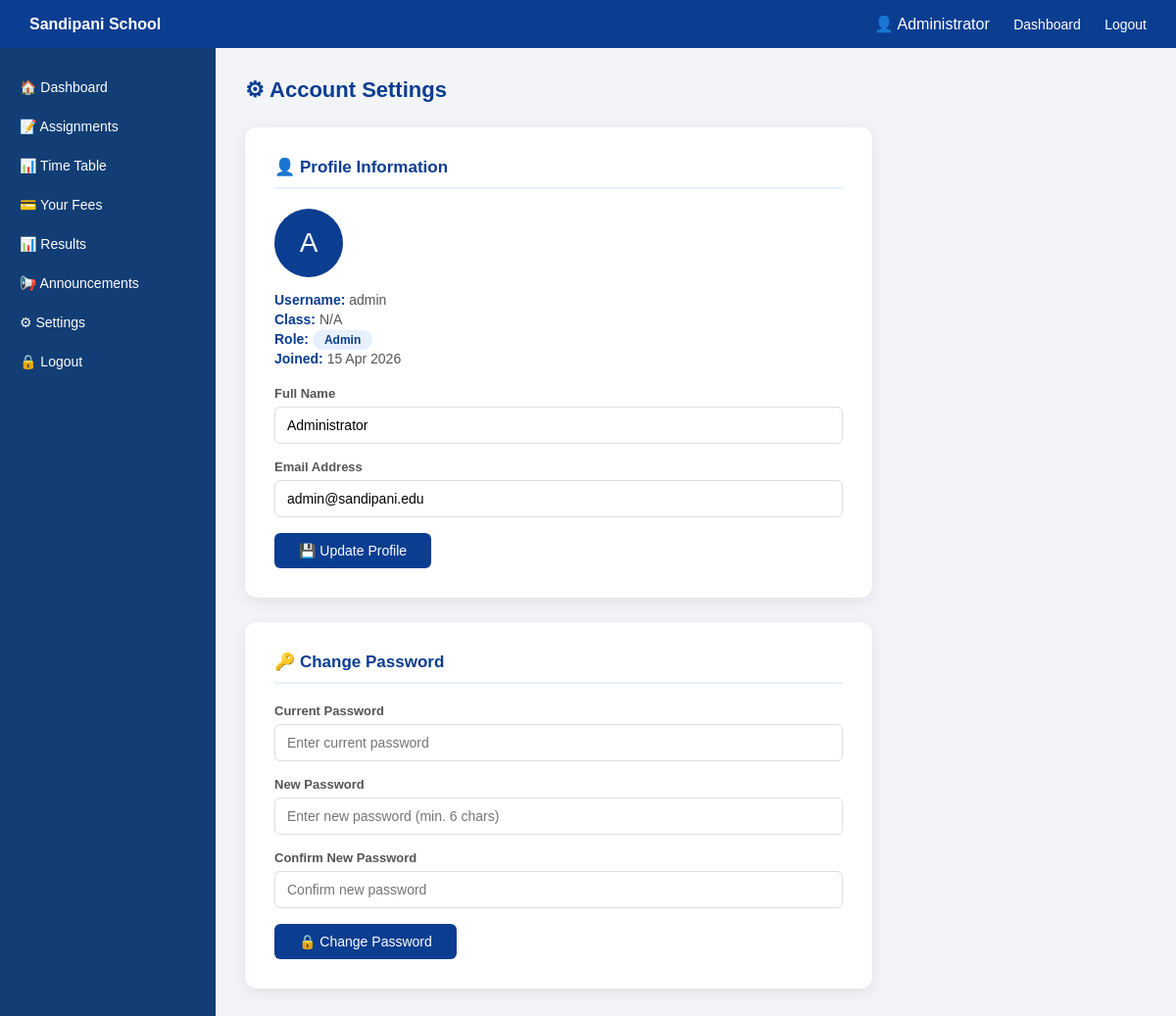
The page /settings.php (signed in) on the database its author committed.
### tables this page shows
CREATE TABLE IF NOT EXISTS users (
    id          INT AUTO_INCREMENT PRIMARY KEY,
    username    VARCHAR(50) NOT NULL UNIQUE,
    password    VARCHAR(255) NOT NULL,
    full_name   VARCHAR(100),
    email       VARCHAR(100),
    role        ENUM('student','admin','teacher') DEFAULT 'student',
    class       VARCHAR(20),
    created_at  TIMESTAMP DEFAULT CURRENT_TIMESTAMP
);

### settings.php (the view, shortened to what this page needs)
<?php
include "db.php";
$user_id   = $_SESSION['user_id'];
$full_name = $_SESSION['full_name'] ?? $_SESSION['user'];
$user = $conn->query("SELECT * FROM users WHERE id=$user_id")->fetch_assoc();
?>
<!DOCTYPE html>
<html lang="en">
<head>
</head>
<body>
<div class="topbar">
    <div><strong>Sandipani School</strong></div>
    <div class="top-links">
        <span>👤 <?php echo htmlspecialchars($full_name); ?></span>
        <a href="dashboard.php">Dashboard</a>
        <a href="logout.php">Logout</a>
    </div>
</div>
<div class="container">
    <div class="sidebar">
        <a href="dashboard.php">🏠 Dashboard</a>
        <a href="assignments.php">📝 Assignments</a>
        <a href="timetable.php">📊 Time Table</a>
        <a href="fees1.php">💳 Your Fees</a>
        <a href="result.php">📊 Results</a>
        <a href="announcement.php">📢 Announcements</a>
        <a href="settings.php">⚙ Settings</a>
        <a href="logout.php">🔒 Logout</a>
    </div>
    <div class="main">
        <div class="page-title">⚙ Account Settings</div>
        <div class="profile-card">
            <h3>👤 Profile Information</h3>
            <div class="user-info" style="margin-bottom:20px;">
                <div class="avatar"><?php echo strtoupper(substr($user['full_name'],0,1)); ?></div>
                <p><strong>Username:</strong> <?php echo htmlspecialchars($user['username']); ?></p>
                <p><strong>Class:</strong> <?php echo htmlspecialchars($user['class'] ?? 'N/A'); ?></p>
                <p><strong>Role:</strong> <span class="badge-role"><?php echo ucfirst($user['role']); ?></span></p>
                <p><strong>Joined:</strong> <?php echo date('d M Y', strtotime($user['created_at'])); ?></p>
            </div>
            <form method="POST">
                <div class="form-group">
                    <label>Full Name</label>
                    <input type="text" name="full_name" value="<?php echo htmlspecialchars($user['full_name']); ?>" required>
                </div>
                <div class="form-group">
                    <label>Email Address</label>
                    <input type="email" name="email" value="<?php echo htmlspecialchars($user['email'] ?? ''); ?>" placeholder="Enter your email">
                </div>
                <button type="submit" name="update_profile" class="btn-save">💾 Update Profile</button>
            </form>
        </div>
        <div class="profile-card">
            <h3>🔑 Change Password</h3>
            <form method="POST">
                <div class="form-group">
                    <label>Current Password</label>
                    <input type="password" name="current_password" placeholder="Enter current password" required>
                </div>
                <div class="form-group">
                    <label>New Password</label>
                    <input type="password" name="new_password" placeholder="Enter new password (min. 6 chars)" required>
                </div>
                <div class="form-group">
                    <label>Confirm New Password</label>
                    <input type="password" name="confirm_password" placeholder="Confirm new password" required>
                </div>
                <button type="submit" name="change_password" class="btn-save">🔒 Change Password</button>
            </form>
        </div>
    </div>
</div>
</body>
</html>

### settings.php (style rules this page uses)
* { margin:0; padding:0; box-sizing:border-box; font-family:Arial,sans-serif; }
body { background:#f2f4f8; }
.topbar { background:#0b3d91; color:white; padding:15px 30px; display:flex; justify-content:space-between; align-items:center; }
.top-links a { color:white; text-decoration:none; margin-left:20px; font-size:14px; }
.container { display:flex; }
.sidebar { width:220px; background:#123e75; min-height:100vh; padding-top:20px; }
.sidebar a { display:block; color:white; text-decoration:none; padding:12px 20px; font-size:14px; transition:0.3s; }
.main { flex:1; padding:30px; max-width:700px; }
.page-title { font-size:22px; color:#0b3d91; font-weight:bold; margin-bottom:25px; }
.profile-card { background:white; border-radius:12px; padding:30px; box-shadow:0 4px 15px rgba(0,0,0,0.08); margin-bottom:25px; }
.profile-card h3 { color:#0b3d91; margin-bottom:20px; font-size:17px; border-bottom:2px solid #e8f0ff; padding-bottom:10px; }
.avatar { width:70px; height:70px; border-radius:50%; background:#0b3d91; color:white; display:flex; align-items:center; justify-content:center; font-size:28px; margin-bottom:15px; }
.user-info p { font-size:14px; color:#555; margin-bottom:4px; }
.user-info strong { color:#0b3d91; }
.form-group { margin-bottom:16px; }
.form-group label { display:block; font-size:13px; color:#555; margin-bottom:6px; font-weight:bold; }
.form-group input { width:100%; padding:10px 12px; border:1px solid #ddd; border-radius:6px; font-size:14px; transition:0.3s; }
.btn-save { background:#0b3d91; color:white; border:none; padding:10px 25px; border-radius:6px; cursor:pointer; font-size:14px; }
.badge-role { background:#e8f0ff; color:#0b3d91; padding:3px 12px; border-radius:10px; font-size:12px; font-weight:bold; }

### rows shown on the page
users: full_name "A", username "admin", class "N/A", role "Admin", created_at "15 Apr 2026", full_name "Administrator", email "admin@sandipani.edu"

### other values the page prints
$full_name "Administrator"
